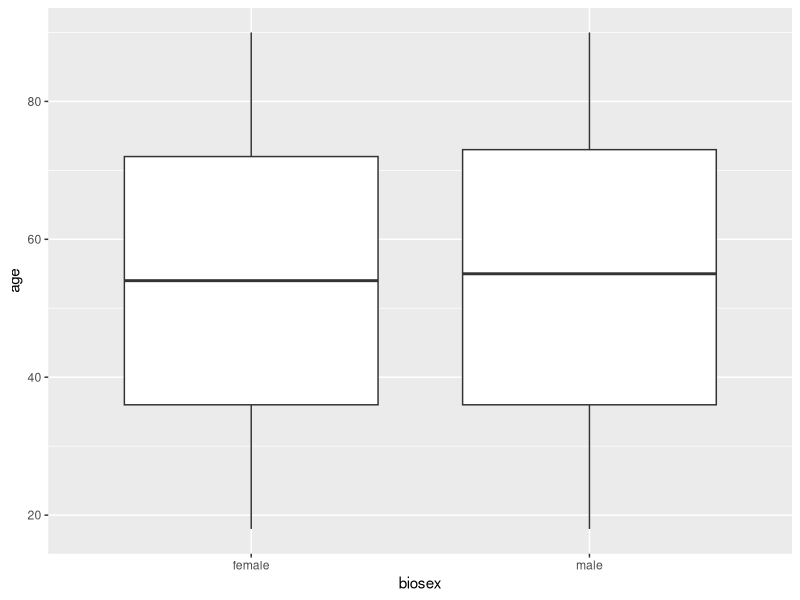

This chart was generated by the following R code:
## ---- chunk 1
n <- 42
lucky_number <- 7
IDriveA <- "honda civic"

# Find the radius of a circle.
x <- 3.14159
r <- 7
2*x*r
## ---- chunk 2
some_numbers <- c(3, 6, 8, 12)

some_numbers
## ---- chunk 3
r <- c(7, 36, 28, 1, 0)
2*x*r
## ---- chunk 4
handedness <- factor(c("Right-Handed", "Left-Handed", "Ambidextrous"))

handedness
## ---- chunk 5
sample(c(1,2,3,4,5,6), 25, replace=TRUE)
## ---- chunk 6
# Define a nominal variable (factor) with two levels: treatment and placebo.
conditions <- factor(c("treatment", "placebo"))

# Start with alternating (repeat), five in each group.
assignment <- c(rep(conditions, 5))

# Randomize the variable so that 5 participants are assigned randomly to each (10 in total).
assignment <- sample(assignment, 10)

assignment
## ---- chunk 7
# Remember head() lets us see just the first few rows - not the whole dataframe.
ChickWeight |> head()
## ---- chunk 8
data.frame(trial=c(1,2,3), dice_roll=c(12,3,7))
## ---- chunk 9
N <- 10000

demographics <- data.frame(
  age = sample(18:90, N, replace=TRUE),
  biosex = sample(factor(c("male", "female")), N, replace=TRUE)
)

head(demographics)
## ---- chunk 10
library(ggplot2)

ggplot(demographics) +
  geom_boxplot(aes(x=biosex, y=age))
